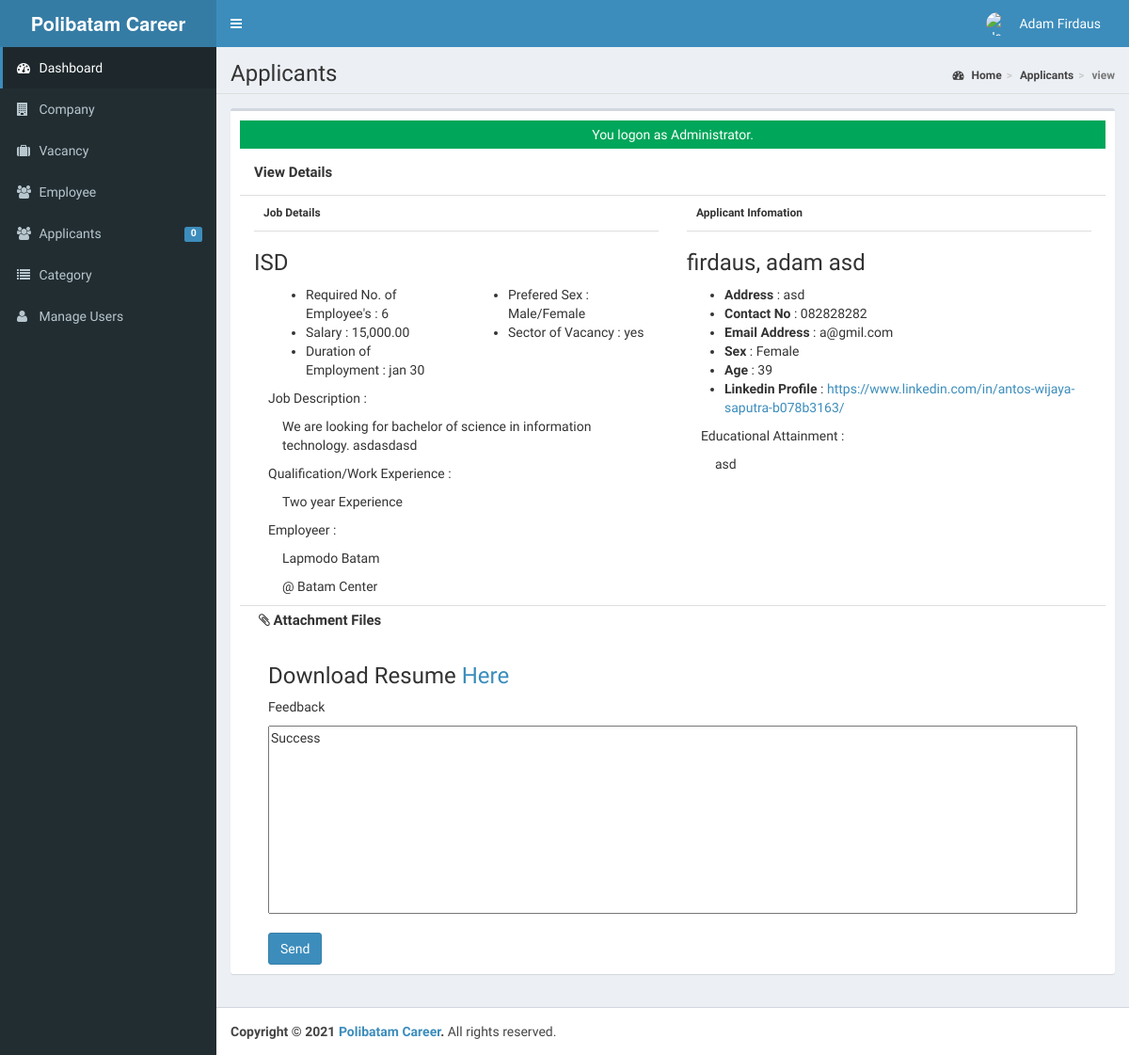
Screenshot of /admin/applicants/index.php?view=view&id=6 (signed in) with the database file from the repository.
### tables this page shows
CREATE TABLE `tblusers` (
  `USERID` varchar(30) NOT NULL,
  `FULLNAME` varchar(40) NOT NULL,
  `USERNAME` varchar(90) NOT NULL,
  `PASS` varchar(90) NOT NULL,
  `ROLE` varchar(30) NOT NULL,
  `PICLOCATION` varchar(255) NOT NULL
);

CREATE TABLE `tbljob` (
  `JOBID` int(11) NOT NULL,
  `COMPANYID` int(11) NOT NULL,
  `CATEGORY` varchar(90) NOT NULL,
  `OCCUPATIONTITLE` varchar(90) NOT NULL,
  `REQ_NO_EMPLOYEES` int(11) NOT NULL,
  `SALARIES` double NOT NULL,
  `DURATION_EMPLOYEMENT` varchar(90) NOT NULL,
  `QUALIFICATION_WORKEXPERIENCE` text NOT NULL,
  `JOBDESCRIPTION` text NOT NULL,
  `PREFEREDSEX` varchar(30) NOT NULL,
  `SECTOR_VACANCY` text NOT NULL,
  `JOBSTATUS` varchar(90) NOT NULL,
  `DATEPOSTED` datetime NOT NULL
);

CREATE TABLE `tblcompany` (
  `COMPANYID` int(11) NOT NULL,
  `COMPANYNAME` varchar(90) NOT NULL,
  `COMPANYADDRESS` varchar(90) NOT NULL,
  `COMPANYCONTACTNO` varchar(30) NOT NULL,
  `COMPANYSTATUS` varchar(90) NOT NULL,
  `COMPANYMISSION` text NOT NULL,
  `COMPANYLOGO` varchar(255) NOT NULL
);

CREATE TABLE `tblapplicants` (
  `APPLICANTID` int(11) NOT NULL,
  `FNAME` varchar(90) NOT NULL,
  `LNAME` varchar(90) NOT NULL,
  `MNAME` varchar(90) NOT NULL,
  `ADDRESS` varchar(255) NOT NULL,
  `SEX` varchar(11) NOT NULL,
  `CIVILSTATUS` varchar(30) NOT NULL,
  `BIRTHDATE` date NOT NULL,
  `BIRTHPLACE` varchar(255) NOT NULL,
  `AGE` int(2) NOT NULL,
  `USERNAME` varchar(90) NOT NULL,
  `PASS` varchar(90) NOT NULL,
  `EMAILADDRESS` varchar(90) NOT NULL,
  `CONTACTNO` varchar(90) NOT NULL,
  `DEGREE` text NOT NULL,
  `APPLICANTPHOTO` varchar(255) NOT NULL,
  `NATIONALID` varchar(255) NOT NULL,
  `LINKEDINLINK` text NOT NULL
);

CREATE TABLE `tbljobregistration` (
  `REGISTRATIONID` int(11) NOT NULL,
  `COMPANYID` int(11) NOT NULL,
  `JOBID` int(11) NOT NULL,
  `APPLICANTID` int(11) NOT NULL,
  `APPLICANT` varchar(90) NOT NULL,
  `REGISTRATIONDATE` date NOT NULL,
  `REMARKS` varchar(255) NOT NULL DEFAULT 'Pending',
  `FILEID` int(11) NOT NULL,
  `PENDINGAPPLICATION` tinyint(1) NOT NULL DEFAULT 1,
  `HVIEW` tinyint(1) NOT NULL DEFAULT 1,
  `DATETIMEAPPROVED` datetime NOT NULL
);

### admin/applicants/index.php (called while the page is built, shortened)
<?php
require_once("../../include/initialize.php");
 $title="Applicants";
require_once ("../theme/templates.php");
?>

### include/database.php (called while the page is built, shortened)
<?php
class Database {
	var $query = '';
	public $conn;
	public function open_connection() {
		try {
		$this->conn = new PDO("mysql:host=".server.";dbname=".database_name. "", user,pass);
		$this->conn->setAttribute(PDO::ATTR_ERRMODE, PDO::ERRMODE_EXCEPTION);
		}catch(PDOException $e){
			echo "Problem in database connection! Contact administrator!". $e->getMessage();
		}
	}
	function setQuery($sql='') {
		try {
		   $this->sql_string=$sql;
			$this->query = $this->conn->prepare($this->sql_string);
			$this->query->execute();
		  } catch (PDOException $e) {
		    echo "Failed to get query handle: " . $e->getMessage() . "\n";
		    exit;
		  }
	}
	function loadSingleResult() {
		$results = $this->query->fetch(PDO::FETCH_OBJ);
		return $results;
	}
}
$mydb = new Database();
?>

### include/accounts.php (called while the page is built, shortened)
<?php
require_once(LIB_PATH.DS.'database.php');
class User {
	protected static  $tblname = "tblusers";
	function single_user($id=""){
			global $mydb;
			$mydb->setQuery("SELECT * FROM ".self::$tblname."
				Where USERID= '{$id}' LIMIT 1");
			$cur = $mydb->loadSingleResult();
			return $cur;
	}
}
?>

### include/function.php (called while the page is built, shortened)
<?php
function currentpage(){
		$this_page = $_SERVER['SCRIPT_NAME'];
	    $bits = explode('/',$this_page);
		 return $bits[3];
	}
		?>

### include/jobregistration.php (called while the page is built, shortened)
<?php
require_once(LIB_PATH.DS.'database.php');
class JobRegistration {
	protected static  $tblname = "tbljobregistration";
	function single_jobregistration($id=""){
			global $mydb;
			$mydb->setQuery("SELECT * FROM ".self::$tblname."
				Where REGISTRATIONID= '{$id}' LIMIT 1");
			$cur = $mydb->loadSingleResult();
			return $cur;
	}
}
?>

### include/job.php (called while the page is built, shortened)
<?php
require_once(LIB_PATH.DS.'database.php');
class Jobs {
	protected static  $tblname = "tbljob";
	function single_job($id=""){
			global $mydb;
			$mydb->setQuery("SELECT * FROM ".self::$tblname."
				Where JOBID= '{$id}' LIMIT 1");
			$cur = $mydb->loadSingleResult();
			return $cur;
	}
}
?>

### include/companies.php (called while the page is built, shortened)
<?php
require_once(LIB_PATH.DS.'database.php');
class Company {
	protected static  $tblname = "tblcompany";
	function single_company($id=""){
			global $mydb;
			$mydb->setQuery("SELECT * FROM ".self::$tblname."
				Where COMPANYID= '{$id}' LIMIT 1");
			$cur = $mydb->loadSingleResult();
			return $cur;
	}
}
?>

### include/applicant.php (called while the page is built, shortened)
<?php
require_once(LIB_PATH.DS.'database.php');
class Applicants {
	protected static  $tblname = "tblapplicants";
	function single_applicant($id=""){
			global $mydb;
			$mydb->setQuery("SELECT * FROM ".self::$tblname."
				Where APPLICANTID= '{$id}' LIMIT 1");
			$cur = $mydb->loadSingleResult();
			return $cur;
	}
}
?>

### admin/applicants/view.php (the view, shortened to what this page needs)
<?php
global $mydb;
	$red_id = isset($_GET['id']) ? $_GET['id'] : '';
	$jobregistration = New JobRegistration();
	$jobreg = $jobregistration->single_jobregistration($red_id);
	$applicant = new Applicants();
	$appl = $applicant->single_applicant($jobreg->APPLICANTID);
	$jobvacancy = New Jobs();
	$job = $jobvacancy->single_job($jobreg->JOBID);
	$company = new Company();
	$comp = $company->single_company($jobreg->COMPANYID);
	$sql = "SELECT * FROM `tblattachmentfile` WHERE `FILEID`=" .$jobreg->FILEID;
	$mydb->setQuery($sql);
	$attachmentfile = $mydb->loadSingleResult();
?>
<form action="controller.php?action=approve" method="POST">
<div class="col-sm-12 content-header" style="">View Details</div>
<div class="col-sm-6 content-body" >
	<p>Job Details</p>
	<h3><?php echo $job->OCCUPATIONTITLE; ?></h3>
	<div class="col-sm-6">
		<ul>
            <li><i class="fp-ht-bed"></i>Required No. of Employee's : <?php echo $job->REQ_NO_EMPLOYEES; ?></li>
            <li><i class="fp-ht-food"></i>Salary : <?php echo number_format($job->SALARIES,2);  ?></li>
            <li><i class="fa fa-sun-"></i>Duration of Employment : <?php echo $job->DURATION_EMPLOYEMENT; ?></li>
        </ul>
	</div>
	<div class="col-sm-6">
		<ul>
            <li><i class="fp-ht-tv"></i>Prefered Sex : <?php echo $job->PREFEREDSEX; ?></li>
            <li><i class="fp-ht-computer"></i>Sector of Vacancy : <?php echo $job->SECTOR_VACANCY; ?></li>
        </ul>
	</div>
	<div class="col-sm-12">
		<p>Job Description : </p>
		<p style="margin-left: 15px;"><?php echo $job->JOBDESCRIPTION;?></p>
	</div>
	<div class="col-sm-12">
		<p>Qualification/Work Experience : </p>
		<p style="margin-left: 15px;"><?php echo $job->QUALIFICATION_WORKEXPERIENCE; ?></p>
	</div>
	<div class="col-sm-12">
		<p>Employeer : </p>
		<p style="margin-left: 15px;"><?php echo $comp->COMPANYNAME ; ?></p>
		<p style="margin-left: 15px;">@ <?php echo $comp->COMPANYADDRESS ; ?></p>
	</div>
</div>
<div class="col-sm-6 content-body" >
	<p>Applicant Infomation</p>
	<h3> <?php echo $appl->LNAME. ', ' .$appl->FNAME . ' ' . $appl->MNAME;?></h3>
	<ul>
		<li><b>Address</b> : <?php echo $appl->ADDRESS; ?></li>
		<li><b>Contact No</b> : <?php echo $appl->CONTACTNO;?></li>
		<li><b>Email Address</b> : <?php echo $appl->EMAILADDRESS;?></li>
		<li><b>Sex</b> : <?php echo $appl->SEX;?></li>
		<li><b>Age</b> : <?php echo $appl->AGE;?></li>
		<?php
			if ($appl->LINKEDINLINK) {
				?>
				<li><b>Linkedin Profile</b> : <a href="<?= $appl->LINKEDINLINK; ?>" target="_BLANK"><?= $appl->LINKEDINLINK; ?></a></li>
				<?php
			}
		?>
	</ul>
	<div class="col-sm-12">
		<p>Educational Attainment : </p>
		<p style="margin-left: 15px;"><?php echo $appl->DEGREE;?></p>
	</div>
</div>
<div class="col-sm-12 content-footer">
<p><i class="fa fa-paperclip"></i>  Attachment Files</p>
	<div class="col-sm-12 slider">
		 <h3>Download Resume <a href="<?php echo web_root.'applicant/'.$attachmentfile->FILE_LOCATION; ?>" target="_BLANK">Here</a></h3>
	</div>
	<div class="col-sm-12">
		<p>Feedback</p>
		<textarea class="input-group" name="REMARKS"><?php echo isset($jobreg->REMARKS) ? $jobreg->REMARKS : ""; ?></textarea>
	</div>
	<div class="col-sm-12  submitbutton ">
		<button type="submit" name="submit" class="btn btn-primary">Send</button>
	</div>
</div>
</form>

### admin/theme/templates.php (shortened to what this page needs)
<!DOCTYPE html>
<html>
    <head>
        <link rel="stylesheet" href="<?php echo web_root;?>bootstrap/css/bootstrap.min.css">
        <link rel="stylesheet" href="<?php echo web_root;?>plugins/font-awesome/css/font-awesome.min.css">
        <link rel="stylesheet" href="<?php echo web_root;?>dist/css/AdminLTE.min.css">
        <link rel="stylesheet" href="<?php echo web_root;?>dist/css/skins/_all-skins.min.css">
        <link rel="stylesheet" href="<?php echo web_root;?>plugins/iCheck/flat/blue.css">
        <link rel="stylesheet" href="<?php echo web_root;?>plugins/morris/morris.css">
        <link rel="stylesheet" href="<?php echo web_root;?>plugins/jvectormap/jquery-jvectormap-1.2.2.css">
        <link href="<?php echo web_root; ?>plugins/datepicker/bootstrap-datetimepicker.min.css" rel="stylesheet" media="screen">
        <link rel="stylesheet" href="<?php echo web_root;?>plugins/dataTables/jquery.dataTables.min.css">
        <link rel="stylesheet" href="<?php echo web_root;?>plugins/bootstrap-wysihtml5/bootstrap3-wysihtml5.min.css">
    </head>
 <body class="hold-transition skin-blue fixed sidebar-mini">
<div class="wrapper">
  <header class="main-header">
    <a href="<?php echo web_root;?>/admin/" class="logo">
      <span class="logo-lg"><b>Polibatam Career</b></span>
    </a>
    <nav class="navbar navbar-static-top" role="navigation">
      <a href="#" class="sidebar-toggle" data-toggle="offcanvas" role="button">
      </a>
      <div class="navbar-custom-menu">
        <ul class="nav navbar-nav">
          <?php
              $user = New User();
              $singleuser = $user->single_user($_SESSION['ADMIN_USERID']);
          ?>
          <li class="dropdown user user-menu" style="padding-right: 15px;"  >
            <a href="#" class="dropdown-toggle" data-toggle="dropdown">
              <img src="<?php echo web_root.'admin/user/'. $singleuser->PICLOCATION;?>" class="user-image" alt="User Image">
              <span class="hidden-xs"><?php echo $singleuser->FULLNAME; ?></span>
            </a>
          </li>
        </ul>
      </div>
    </nav>
  </header>
  <aside class="main-sidebar">
    <section class="sidebar">
      <ul class="sidebar-menu">
        <li  class="<?php echo (currentpage() == 'index.php') ? "active" : false;?>" >
          <a href="<?php echo web_root ;?>admin/">
            <i class="fa fa-dashboard"></i> <span>Dashboard</span>
          </a>
        </li>
        <li class="<?php echo (currentpage() == 'company') ? "active" : false;?>" >
          <a href="<?php echo web_root ;?>admin/company/">
            <i class="fa fa-building"></i> <span>Company</span>
          </a>
        </li>
        <li class="<?php echo (currentpage() == 'vacancy') ? "active" : false;?>" >
          <a href="<?php echo web_root ;?>admin/vacancy/">
            <i class="fa fa-suitcase"></i> <span>Vacancy</span>
          </a>
        </li>
        <li class="<?php echo (currentpage() == 'employee') ? "active" : false;?>" >
          <a href="<?php echo web_root ;?>admin/employee/">
            <i class="fa fa-users"></i> <span>Employee</span>
          </a>
        </li>
        <li class="<?php echo (currentpage() == 'applicants') ? "active" : false;?>" >
          <a href="<?php echo web_root ;?>admin/applicants/">
            <i class="fa fa-users"></i> <span>Applicants</span>
            <span class="label label-primary pull-right">
              <?php
                $sql = "SELECT count(*) as 'APPL' FROM `tbljobregistration` WHERE `PENDINGAPPLICATION`=1";
                $mydb->setQuery($sql);
                $pending = $mydb->loadSingleResult();
                echo $pending->APPL;
              ?>
            </span>
          </a>
        </li>
        <li class="<?php echo (currentpage() == 'category') ? "active" : false;?>" >
          <a href="<?php echo web_root ;?>admin/category/">
            <i class="fa fa-list"></i> <span>Category</span>
          </a>
        </li>
         <li class="<?php echo (currentpage() == 'user') ? "active" : false;?>">
          <a href="<?php echo web_root; ?>admin/user/">
            <i class="fa fa-user"></i> <span>Manage Users</span> </a>
        </li>
      </ul>
    </section>
  </aside>
  <div class="content-wrapper">
  <section class="content-header">
      <h1>
        <?php echo isset($title) ? $title : ''; ?>
      </h1>
      <ol class="breadcrumb">
        <?php
          if ($title!='Home') {
            $active_title = '';
            if (isset($_GET['view'])) {
              $active_title = '<li class='.$active_title.'><a href="index.php">'.$title.'</a></li>';
            }else{
              $active_title = '<li class='.$active_title.'>'.$title.'</li>';
            }
            echo '<li><a href='.web_root.'admin/><i class="fa fa-dashboard"></i> Home</a></li>';
            echo  $active_title;
            echo  isset($_GET['view']) ? '<li class="active">'.$_GET['view'].'</li>' : '';
          }
        ?>
      </ol>
    </section>
         <section class="content">
          <div class="row">
            <div class="col-xs-12">
              <div class="box">
                <div class="box-body">
              <?php
               require_once $content;
               ?>
             </div>
             </div>
           </div>
         </div>
         </section>
 </div>
  <footer class="main-footer">
    <strong>Copyright &copy; 2021 <a href="#">Polibatam Career</a>.</strong> All rights
    reserved.
  </footer>
    </body>
</html>

### admin/applicants/view.php (style rules this page uses)
.content-header { min-height: 50px; border-bottom: 1px solid #ddd; font-size: 15px; font-weight: bold; }
.content-body { min-height: 350px; }
.content-body >p { padding:10px; font-size: 12px; font-weight: bold; border-bottom: 1px solid #ddd; }
.content-footer { min-height: 100px; border-top: 1px solid #ddd; }
.content-footer > p { padding:5px; font-size: 15px; font-weight: bold; }
.content-footer textarea { width: 100%; height: 200px; }
.content-footer .submitbutton { margin-top: 20px; }

### rows the page displays
tblusers: FULLNAME "Adam Firdaus"
tbljob: OCCUPATIONTITLE "ISD", REQ_NO_EMPLOYEES "6", SALARIES "15,000.00", DURATION_EMPLOYEMENT "jan 30", PREFEREDSEX "Male/Female", SECTOR_VACANCY "yes", JOBDESCRIPTION "We are looking for bachelor of science in information technology. asdasdasd", QUALIFICATION_WORKEXPERIENCE "Two year Experience"
tblcompany: COMPANYNAME "Lapmodo Batam", COMPANYADDRESS "Batam Center"
tblapplicants: LNAME "firdaus", FNAME "adam", MNAME "asd", ADDRESS "asd", CONTACTNO "082828282", EMAILADDRESS "a@gmil.com", SEX "Female", AGE "39", LINKEDINLINK "https://www.linkedin.com/in/antos-wijaya-saputra-b078b3163/", DEGREE "asd"
tbljobregistration: REMARKS "Success"

### other values shown
$pending->APPL "0"
$title "Applicants"
$_GET['view'] "view"
$_SESSION['message'] "You logon as Administrator."
